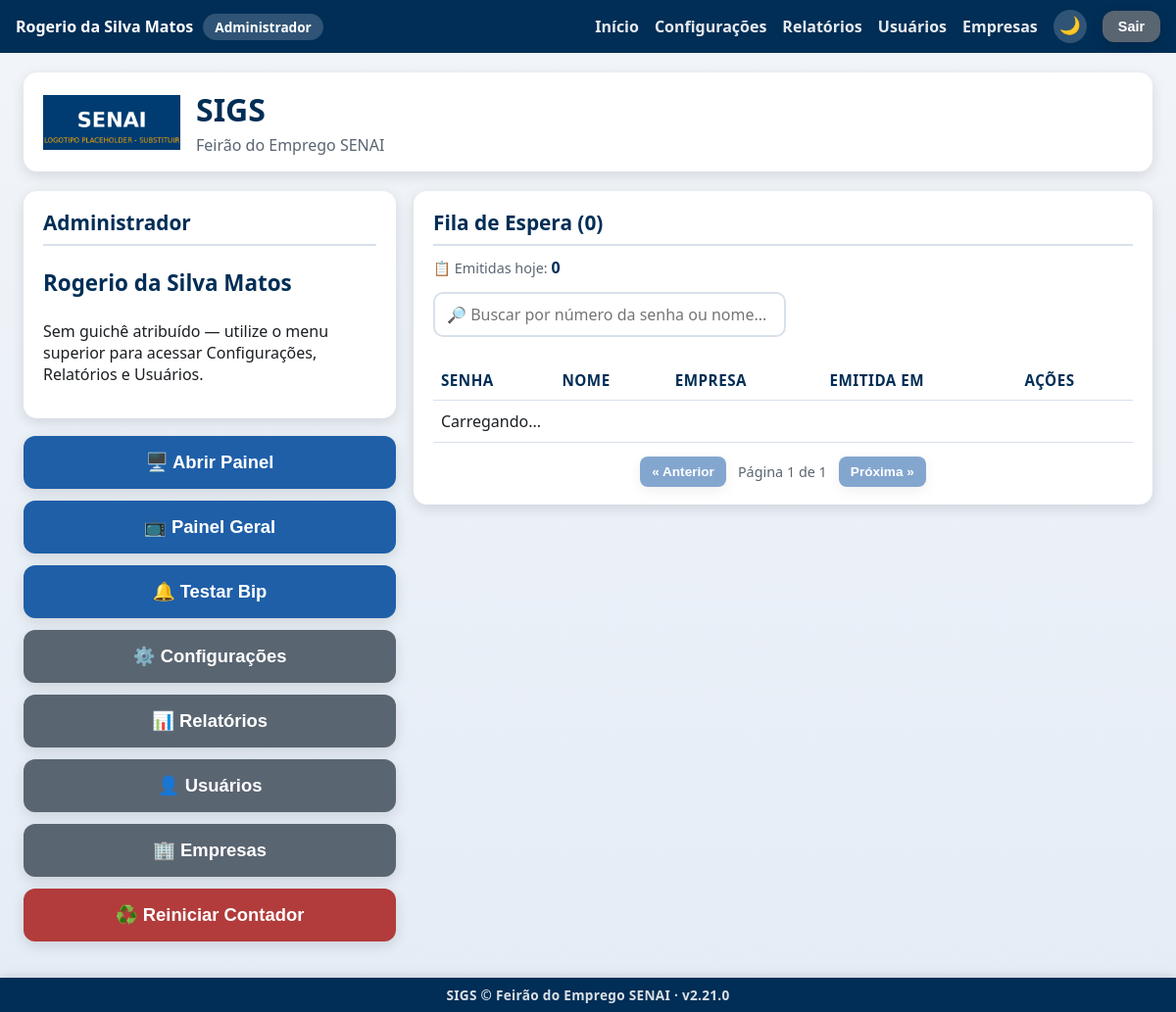
/ (signed in), run on the app's committed database.
### tables this page shows
CREATE TABLE usuarios (
            id INTEGER PRIMARY KEY AUTOINCREMENT,
            nome_completo TEXT NOT NULL,
            login TEXT NOT NULL UNIQUE,
            senha_hash TEXT NOT NULL,
            perfil TEXT NOT NULL DEFAULT 'atendente',
            ativo INTEGER NOT NULL DEFAULT 1,
            data_criacao TEXT NOT NULL,
            ultimo_login TEXT
        , empresa_id INTEGER REFERENCES empresas (id), provisionado_por_chave INTEGER NOT NULL DEFAULT 0);

CREATE TABLE configuracoes (
                    chave TEXT PRIMARY KEY,
                    valor TEXT NOT NULL
                );

### app.py (the view)
@app.route("/")
@auth.login_required
def index():
    configuracoes = config_manager.obter_todas()
    usuario_sessao = auth.usuario_logado()
    empresa_recrutador = None
    if usuario_sessao and usuario_sessao.get("perfil") == PerfilUsuario.RECRUTADOR:
        empresa_id = usuario_sessao.get("empresa_id")
        if empresa_id:
            empresa_recrutador = database.obter_empresa_por_id(empresa_id)
    return render_template("index.html", config=configuracoes, empresa_recrutador=empresa_recrutador)

### app.py (called while the page is built)
@app.context_processor
def injetar_usuario_logado():
    usuario_sessao = auth.usuario_logado()
    identidade_empresa = None
    if usuario_sessao and usuario_sessao.get("perfil") == PerfilUsuario.RECRUTADOR:
        empresa_id = usuario_sessao.get("empresa_id")
        if empresa_id:
            empresa = database.obter_empresa_por_id(empresa_id)
            if empresa and (empresa.logo_path or empresa.cor_principal):
                identidade_empresa = {"logo_path": empresa.logo_path, "cor": empresa.cor_principal}
    return {
        "usuario_logado": usuario_sessao,
        "eh_admin": auth.eh_admin(),
        "sigs_versao": SIGS_VERSAO,
        "identidade_empresa": identidade_empresa,
    }

### auth.py (called while the page is built)
def usuario_logado() -> Optional[dict]:
    usuario_id = session.get(CHAVE_SESSAO_USUARIO_ID)
    if usuario_id is None:
        return None
    return {
        "id": usuario_id,
        "nome_completo": session.get(CHAVE_SESSAO_NOME),
        "login": session.get(CHAVE_SESSAO_LOGIN),
        "perfil": session.get(CHAVE_SESSAO_PERFIL),
        "guiche": session.get(CHAVE_SESSAO_GUICHE),
        "empresa_id": session.get(CHAVE_SESSAO_EMPRESA_ID),
        "empresa_nome": session.get(CHAVE_SESSAO_EMPRESA_NOME),
    }

def eh_admin() -> bool:
    return session.get(CHAVE_SESSAO_PERFIL) == PerfilUsuario.ADMIN

### config.py (called while the page is built)
    def _conectar(self) -> sqlite3.Connection:
        conexao = sqlite3.connect(str(DATABASE_PATH), timeout=10, check_same_thread=False)
        conexao.row_factory = sqlite3.Row
        conexao.execute("PRAGMA synchronous = NORMAL")
        conexao.execute("PRAGMA cache_size = -20000")
        conexao.execute("PRAGMA temp_store = MEMORY")
        return conexao

    def obter_todas(self) -> Dict[str, Any]:
        with self._conectar() as conexao:
            linhas = conexao.execute(f"SELECT chave, valor FROM {TABELA_CONFIGURACOES}").fetchall()
        resultado: Dict[str, Any] = {}
        for linha in linhas:
            chave, valor = linha["chave"], linha["valor"]
            if chave in CHAVES_INTEIRAS:
                try:
                    resultado[chave] = int(valor)
                except (TypeError, ValueError):
                    resultado[chave] = 0
            else:
                resultado[chave] = valor
        return resultado

### templates/index.html (shortened to what this page needs)
{% extends "layout.html" %}
{% block conteudo %}
<div class="pagina pagina-larga">
    <header class="cabecalho">
        <img class="logo"
             src="{% if identidade_empresa and identidade_empresa.logo_path %}{{ url_for('static', filename=identidade_empresa.logo_path) }}{% else %}{{ url_for('static', filename='img/logo.png') }}{% endif %}"
             alt="Logo">
        <div class="titulo-evento">
            <h1>SIGS</h1>
            <p>{{ config.nome_evento }}</p>
        </div>
    </header>
    <main class="conteudo-principal conteudo-principal--tela-principal">
        <div class="coluna-menu">
        {% if usuario_logado.perfil == 'atendente' %}
        <section class="card card-identificacao">
            <h2>Atendente Logado</h2>
            <div class="identificacao-sessao">
                <div class="identificacao-item">
                    <span class="identificacao-label">Nome</span>
                    <span class="identificacao-valor">{{ usuario_logado.nome_completo }}</span>
                </div>
                <div class="identificacao-item">
                    <span class="identificacao-label">Guichê</span>
                    <span class="identificacao-valor">
                        {% if usuario_logado.guiche %}
                            {{ '%02d' | format(usuario_logado.guiche) }}
                        {% else %}
                            Nenhum guichê livre
                        {% endif %}
                    </span>
                </div>
            </div>
            {% if not usuario_logado.guiche %}
            <p class="mensagem-status erro">
                Todos os guichês estão ocupados no momento. Peça a um administrador para
                aumentar a quantidade de guichês em Configurações, ou aguarde a liberação de um guichê.
            </p>
            {% endif %}
        </section>
        {% else %}
        <section class="card card-identificacao">
            <h2>{{ 'Administrador' if eh_admin else 'Emissor de Senhas' }}</h2>
            <p class="identificacao-valor">{{ usuario_logado.nome_completo }}</p>
            {% if eh_admin %}
            <p>Sem guichê atribuído — utilize o menu superior para acessar
               Configurações, Relatórios e Usuários.</p>
            {% else %}
            <p>Sem guichê atribuído — este perfil apenas emite senhas para a
               fila; a chamada e o atendimento são feitos pelos usuários com
               perfil atendente ou recrutador.</p>
            {% endif %}
        </section>
        {% endif %}
        <section class="grade-botoes">
            {% set emissao_bloqueada = usuario_logado.perfil == 'recrutador' and empresa_recrutador and empresa_recrutador.emissao_bloqueada_em %}
            <button id="btn-abrir-painel" class="botao botao-secundario botao-grande">
                🖥️ Abrir Painel
            </button>
            <button id="btn-abrir-painel-geral" class="botao botao-secundario botao-grande">
                📺 Painel Geral
            </button>
            <button id="btn-testar-bip" class="botao botao-secundario botao-grande">
                🔔 Testar Bip
            </button>
            {% if eh_admin %}
            <button id="btn-configuracoes" class="botao botao-terciario botao-grande">
                ⚙️ Configurações
            </button>
            <button id="btn-relatorios" class="botao botao-terciario botao-grande">
                📊 Relatórios
            </button>
            <button id="btn-usuarios" class="botao botao-terciario botao-grande">
                👤 Usuários
            </button>
            <button id="btn-empresas" class="botao botao-terciario botao-grande">
                🏢 Empresas
            </button>
            <button id="btn-reiniciar" class="botao botao-alerta botao-grande">
                ♻️ Reiniciar Contador
            </button>
            {% endif %}
        </section>
        </div>
        <div class="coluna-fila">
        <section class="card card-fila">
            <h2>Fila de Espera (<span id="fila-total">0</span>)</h2>
            <p class="resumo-emitidas-hoje">
                📋 Emitidas hoje: <strong id="total-emitidas-hoje">0</strong>
            </p>
            <input type="text" id="busca-fila" class="campo-busca-tabela"
                   placeholder="🔎 Buscar por número da senha ou nome...">
            <table class="tabela-fila">
                <thead>
                    <tr>
                        <th>Senha</th>
                        <th>Nome</th>
                        <th>Empresa</th>
                        <th>Emitida em</th>
                        <th>Ações</th>
                    </tr>
                </thead>
                <tbody id="fila-corpo">
                    <tr><td colspan="6">Carregando...</td></tr>
                </tbody>
            </table>
            <div class="paginacao-fila" id="fila-paginacao">
                <button type="button" id="btn-fila-anterior" class="botao botao-secundario botao-acao-pequeno" disabled>
                    « Anterior
                </button>
                <span id="fila-pagina-info">Página 1 de 1</span>
                <button type="button" id="btn-fila-proxima" class="botao botao-secundario botao-acao-pequeno" disabled>
                    Próxima »
                </button>
            </div>
        </section>
        </div>
    </main>
</div>
{% endblock %}

### templates/layout.html (shortened to what this page needs)
<!DOCTYPE html>
{% set pagina_com_tema = request.endpoint not in ['painel', 'painel_empresa', 'painel_geral'] %}
<html lang="pt-BR">
<head>
    <link rel="stylesheet" href="{{ url_for('static', filename='css/style.css') }}">
</head>
<body>
    {% if usuario_logado %}
    <div class="barra-usuario">
        <span class="barra-usuario-info">
            {{ usuario_logado.nome_completo }}
            <span class="barra-usuario-perfil">
                {% if eh_admin %}Administrador
                {% elif usuario_logado.perfil == 'emissor' %}Emissor de Senhas
                {% elif usuario_logado.perfil == 'recrutador' %}Recrutador{% if usuario_logado.empresa_nome %} — {{ usuario_logado.empresa_nome }}{% endif %}
                {% else %}Atendente
                {% endif %}
            </span>
        </span>
        <span class="barra-usuario-acoes">
            <a href="{{ url_for('index') }}">Início</a>
            {% if eh_admin %}
                <a href="{{ url_for('configuracoes_tela') }}">Configurações</a>
                <a href="{{ url_for('relatorios_tela') }}">Relatórios</a>
                <a href="{{ url_for('usuarios_tela') }}">Usuários</a>
                <a href="{{ url_for('empresas_tela') }}">Empresas</a>
            {% elif usuario_logado.perfil == 'recrutador' %}
                <!-- Recrutador também acessa Relatórios (somente da própria
                     empresa — ver auth.admin_ou_recrutador_required e
                     relatorios_tela em app.py), mas não os demais itens do
                     menu administrativo. -->
                <a href="{{ url_for('relatorios_tela') }}">Relatórios</a>
            {% endif %}
            {% if pagina_com_tema %}
            <button type="button" class="botao-tema" aria-label="Mudar para tema escuro" title="Mudar para tema escuro">🌙</button>
            {% endif %}
            <form method="POST" action="{{ url_for('logout_tela') }}" class="form-logout">
                <button type="submit" class="botao botao-terciario botao-sair">Sair</button>
            </form>
        </span>
    </div>
    {% endif %}
    {% block conteudo %}{% endblock %}
    {% if request.endpoint != 'painel' %}
    <footer class="rodape-sigs">
        SIGS &copy; {{ config.nome_evento if config else 'SENAI' }} &middot; v{{ sigs_versao }}
    </footer>
    {% endif %}
</body>
</html>

### data on the page
usuarios: nome_completo "Rogerio da Silva Matos"
configuracoes: nome_evento "Feirão do Emprego SENAI", valor "Feirão do Emprego SENAI"

### other printed values
{{ 'Administrador' if eh_admin else 'Emissor de Senhas' }} "Administrador"
{{ sigs_versao }} "2.21.0"
